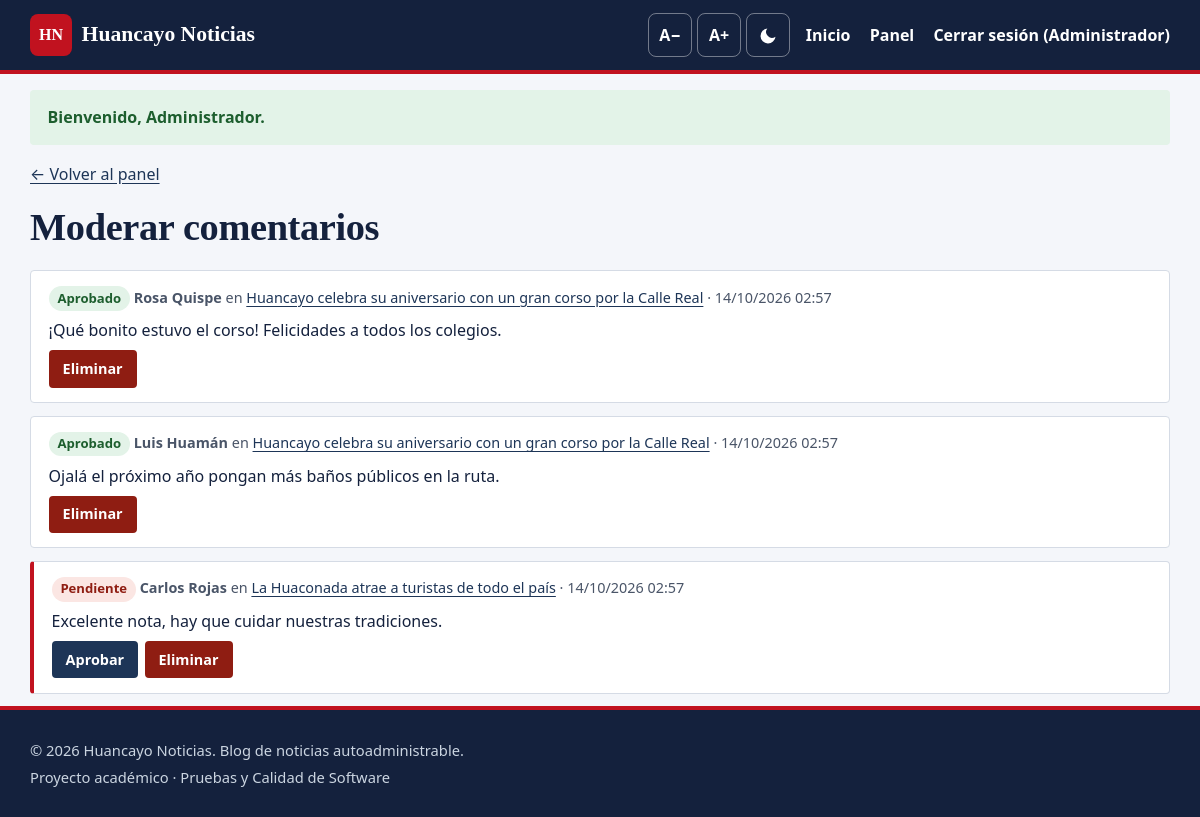
The page /admin/comentarios.php (signed in) on the database its author committed.
### tables this page shows
CREATE TABLE comentarios (
    id INT AUTO_INCREMENT PRIMARY KEY,
    noticia_id INT NOT NULL,
    nombre VARCHAR(60) NOT NULL,
    comentario TEXT NOT NULL,
    estado ENUM('pendiente','aprobado') NOT NULL DEFAULT 'pendiente',
    creado_en TIMESTAMP NOT NULL DEFAULT CURRENT_TIMESTAMP,
    INDEX idx_noticia (noticia_id, estado),
    FOREIGN KEY (noticia_id) REFERENCES noticias(id) ON DELETE CASCADE
);

CREATE TABLE noticias (
    id INT AUTO_INCREMENT PRIMARY KEY,
    titulo VARCHAR(150) NOT NULL,
    slug VARCHAR(170) NOT NULL,
    contenido TEXT NOT NULL,
    imagen VARCHAR(60) NULL,
    imagen_alt VARCHAR(200) NOT NULL DEFAULT '',
    categoria_id INT NOT NULL,
    autor_id INT NOT NULL,
    estado ENUM('publicada','borrador') NOT NULL DEFAULT 'publicada',
    destacada TINYINT(1) NOT NULL DEFAULT 0,
    vistas INT NOT NULL DEFAULT 0,
    creado_en TIMESTAMP NOT NULL DEFAULT CURRENT_TIMESTAMP,
    actualizado_en TIMESTAMP NULL DEFAULT NULL,
    INDEX idx_estado_fecha (estado, creado_en),
    INDEX idx_categoria (categoria_id),
    FOREIGN KEY (categoria_id) REFERENCES categorias(id),
    FOREIGN KEY (autor_id) REFERENCES usuarios(id)
);

### config/db.php (called while the page is built, shortened)
<?php
function db(): PDO
{
    static $pdo = null;
    $dsn = getenv('BLOG_DSN');
    try {
        if ($dsn) {
            $pdo = new PDO($dsn);
        } else {
            $pdo = new PDO(
                'mysql:host=' . DB_HOST . ';dbname=' . DB_NAME . ';charset=utf8mb4',
                DB_USER,
                DB_PASS
            );
        }
        $pdo->setAttribute(PDO::ATTR_ERRMODE, PDO::ERRMODE_EXCEPTION);
        $pdo->setAttribute(PDO::ATTR_DEFAULT_FETCH_MODE, PDO::FETCH_ASSOC);
        $pdo->setAttribute(PDO::ATTR_EMULATE_PREPARES, false);
    } catch (PDOException $e) {
        http_response_code(500);
        exit('<p style="font-family:sans-serif">No se pudo conectar a la base de datos. '
            . 'Verifica que MySQL esté encendido en XAMPP y que hayas importado <code>database.sql</code>.</p>');
    }
    return $pdo;
}

### admin/comentarios.php (the view, shortened to what this page needs)
<?php
require_once __DIR__ . '/../includes/functions.php';
$lista = db()->query(
    "SELECT co.id, co.nombre, co.comentario, co.estado, co.creado_en, n.titulo, n.id AS noticia_id
     FROM comentarios co JOIN noticias n ON n.id = co.noticia_id
     ORDER BY co.estado DESC, co.creado_en DESC"
)->fetchAll();
require __DIR__ . '/../includes/header.php';
?>
<p><a href="index.php">← Volver al panel</a></p>
<h1>Moderar comentarios</h1>
<?php foreach ($lista as $c): ?>
    <div class="comentario comentario-<?= e($c['estado']) ?>">
        <p class="meta-pie">
            <span class="estado estado-<?= e($c['estado']) ?>"><?= $c['estado'] === 'aprobado' ? 'Aprobado' : 'Pendiente' ?></span>
            <strong><?= e($c['nombre']) ?></strong> en
            <a href="../noticia.php?id=<?= (int)$c['noticia_id'] ?>"><?= e($c['titulo']) ?></a>
            · <?= e(date('d/m/Y H:i', strtotime($c['creado_en']))) ?>
        </p>
        <p><?= nl2br(e($c['comentario'])) ?></p>
        <form method="post" class="acciones">
            <?php if ($c['estado'] === 'pendiente'): ?>
                <button type="submit" name="accion" value="aprobar" class="btn btn-peq">Aprobar</button>
            <?php endif; ?>
            <button type="submit" name="accion" value="eliminar" class="btn btn-peq btn-peligro">Eliminar</button>
        </form>
    </div>
<?php endforeach; ?>
<?php require __DIR__ . '/../includes/footer.php'; ?>

### assets/css/style.css (style rules this page uses)
:root { --fondo: #f4f6fa; --superficie: #ffffff; --texto: #14213d; --texto-suave: #4a5568; --primario: #1d3557; --primario-hover: #0f1f36; --acento: #c1121f; --borde: #d5dbe5; --exito-fondo: #e3f3e8; --exito-texto: #1d5e2e; --error-fondo: #fbe6e3; --error-texto: #8f1d12; --foco: #f2a900; --radio: 4px; --sombra: 0 1px 3px rgba(0,0,0,.08), 0 4px 14px rgba(0,0,0,.05); --fuente-titulo: Georgia, "Times New Roman", serif; --fuente-texto: system-ui, -apple-system, "Segoe UI", Roboto, Arial, sans-serif; color-scheme: light; }
*, *::before, *::after { box-sizing: border-box; }
html { font-size: 100%; scroll-behavior: smooth; }
body { margin: 0; font-family: var(--fuente-texto); font-size: 1rem; line-height: 1.65; background: var(--fondo); color: var(--texto); }
a { color: var(--primario); text-underline-offset: 3px; }
h1, h2, h3 { font-family: var(--fuente-titulo); line-height: 1.25; margin: 0 0 .5em; }
h1 { font-size: clamp(1.7rem, 4vw, 2.4rem); }
.btn { display: inline-flex; align-items: center; justify-content: center; gap: .4rem; min-height: 44px; padding: .55rem 1.1rem; border-radius: var(--radio); background: var(--primario); color: var(--superficie); border: 2px solid var(--primario); font: inherit; font-weight: 600; text-decoration: none; cursor: pointer; transition: background .15s; }
.btn-peligro { background: var(--error-texto); border-color: var(--error-texto); color: #fff; }
.btn-peq { min-height: 36px; padding: .3rem .75rem; font-size: .9rem; }
.meta-pie { color: var(--texto-suave); font-size: .9rem; }
.comentario { background: var(--superficie); border: 1px solid var(--borde); border-radius: var(--radio); padding: .9rem 1.1rem; margin-bottom: .8rem; }
.comentario p { margin: 0 0 .4rem; }
.comentario-pendiente { border-left: 4px solid var(--acento); }
.acciones { display: flex; gap: .4rem; flex-wrap: wrap; align-items: center; }
.estado { display: inline-block; padding: .1rem .55rem; border-radius: 999px; font-size: .82rem; font-weight: 700; }
.estado-publicada, .estado-aprobado { background: var(--exito-fondo); color: var(--exito-texto); }
.estado-borrador, .estado-pendiente { background: var(--error-fondo); color: var(--error-texto); }
h1 { letter-spacing: -.01em; }

### rows shown on the page
comentarios: estado "Aprobado", nombre "Rosa Quispe", noticia.titulo "Huancayo celebra su aniversario con un gran corso por la Calle Real", creado_en "14/10/2026 02:57", comentario "¡Qué bonito estuvo el corso! Felicidades a todos los colegios."
comentarios: estado "Aprobado", nombre "Luis Huamán", noticia.titulo "Huancayo celebra su aniversario con un gran corso por la Calle Real", creado_en "14/10/2026 02:57", comentario "Ojalá el próximo año pongan más baños públicos en la ruta."
comentarios: estado "Pendiente", nombre "Carlos Rojas", noticia.titulo "La Huaconada atrae a turistas de todo el país", creado_en "14/10/2026 02:57", comentario "Excelente nota, hay que cuidar nuestras tradiciones."

### other values the page prints
SITE_NAME "Huancayo Noticias"
$u['nombre'] "Administrador"
$f['mensaje'] "Bienvenido, Administrador."
